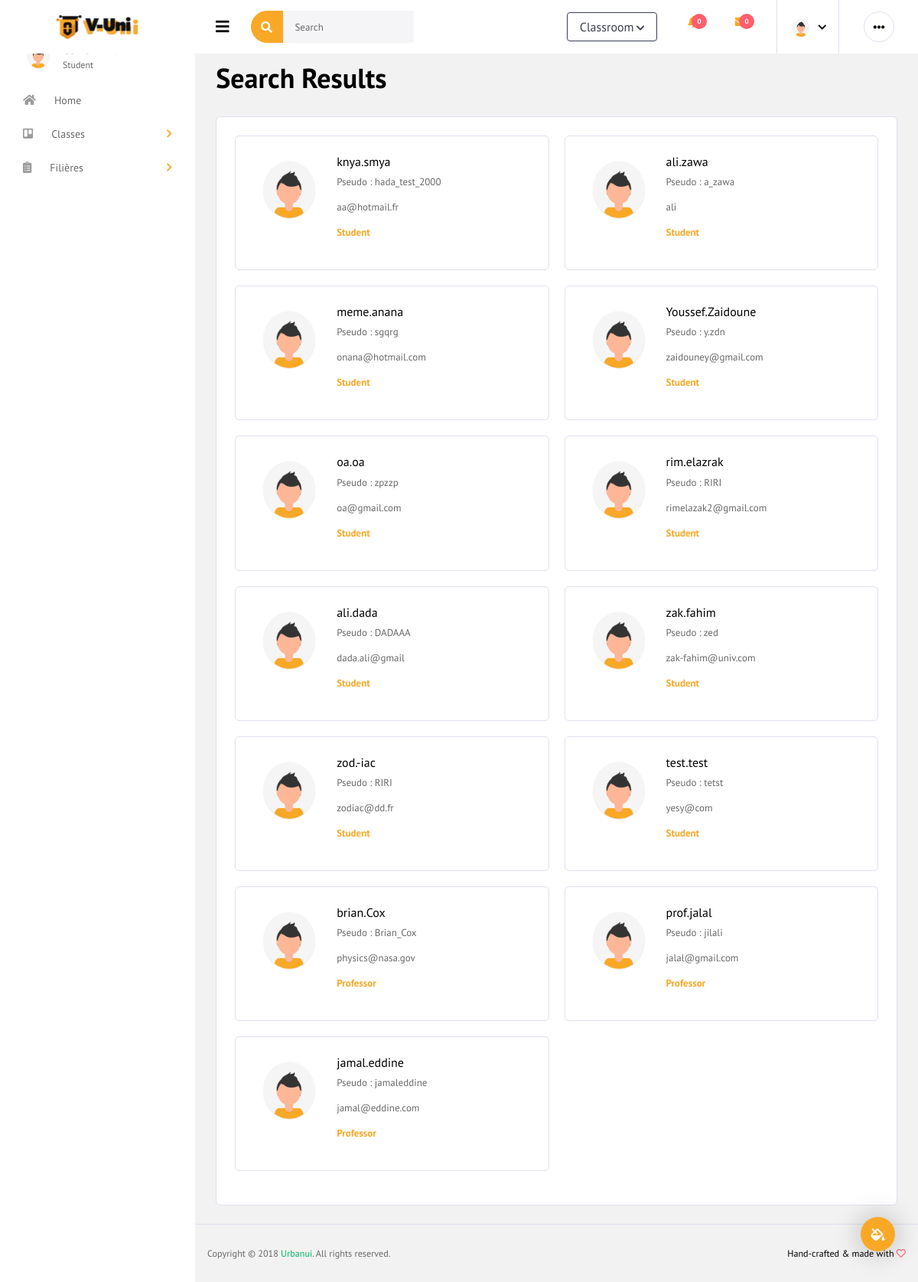
The page /account/search.php (signed in) on the database its author committed.
### tables this page shows
CREATE TABLE `membre` (
  `ID_MEMBRE` int(11) NOT NULL,
  `NOM` varchar(20) DEFAULT NULL,
  `PRENOM` varchar(20) DEFAULT NULL,
  `DATE_NAISSANCE` date DEFAULT NULL,
  `EMAIL` varchar(20) DEFAULT NULL,
  `PWD` varchar(20) DEFAULT NULL,
  `TELEPHONE` varchar(13) DEFAULT NULL,
  `NATIONALITE` varchar(30) DEFAULT NULL,
  `CIN` varchar(10) DEFAULT NULL,
  `PSEUDONYME` varchar(20) DEFAULT NULL,
  `role` varchar(3) NOT NULL,
  `etat` enum('I','C') NOT NULL DEFAULT 'I',         
  `photo` varchar(100) DEFAULT 'profile.png'
);

### account/search.php (the view, shortened to what this page needs)
    <!DOCTYPE html PUBLIC "-//W3C//DTD XHTML 1.0 Transitional//EN" "http://www.w3.org/TR/xhtml1/DTD/xhtml1-transitional.dtd">
<html xmlns="http://www.w3.org/1999/xhtml">
<!DOCTYPE html>
<html lang="en">
<head>
  <link rel="stylesheet" href="../assets/vendors/iconfonts/font-awesome/css/all.min.css">
  <link rel="stylesheet" href="../assets/vendors/css/vendor.bundle.base.css">
  <link rel="stylesheet" href="../assets/vendors/css/vendor.bundle.addons.css">
  <link rel="stylesheet" href="../assets/css/style.css">
</head>
<body class="boxed-layout">
  <div class="container-scroller">
    <?php include ('nav/nav_account.php') ?>
      <div class="main-panel" ><br><br><br>
        <div class="content-wrapper">
          <div class="page-header"> <h2>Search Results</h2></div>
          <div class="row">
            <div class="col-12">
              <div class="card">
                <div class="card-body">
                  <div class="row">
                    <?php
                      $query = $_GET['query'];
                      $req_search="SELECT * FROM membre WHERE (`Nom` LIKE '%".$query."%') OR (`Prenom` LIKE '%".$query."%' ) OR (`PSEUDONYME` LIKE '%".$query."%')";
                      $res_search=mysqli_query($mysqli, $req_search);
                      if ($res_search->num_rows>0){
                        while($results = mysqli_fetch_array($res_search)){
                            if($results[10]=='s'){
                              $role='Student';
                            }else $role="Professor";
                            echo "
                            <div class=\"col-md-6 grid-margin stretch-card\">
                              <div class=\"card\">
                                  <div class=\"card-body\">
                                      <div class=\"d-flex flex-row\">
                                          <img src=\"../assets/images/faces/$results[12]\" class=\"img-lg rounded\" alt=\"profile image\">
                                          <div class=\"ml-3\">
                                              <h6>$results[1].$results[2]</h6>
                                              <p class=\"text-muted\">Pseudo : $results[9]</p>
                                              <p class=\"text-muted\">$results[4]</p>
                                              <p class=\"mt-2 text-primary font-weight-bold\">$role</p>
                                          </div>
                                      </div>
                                  </div>
                              </div>
                          </div>
                          ";
                        }
                      }
                      else{
                          echo "No results";
                      }
                    ?>
                  </div>
                </div>
              </div>
            </div>
          </div>
        </div>
        <footer class="footer">
          <div class="d-sm-flex justify-content-center justify-content-sm-between">
            <span class="text-muted text-center text-sm-left d-block d-sm-inline-block">Copyright © 2018 <a href="https://www.urbanui.com/" target="_blank">Urbanui</a>. All rights reserved.</span>
            <span class="float-none float-sm-right d-block mt-1 mt-sm-0 text-center">Hand-crafted & made with <i class="far fa-heart text-danger"></i></span>
          </div>
        </footer>
      </div>
    </div>
  </div>
</body>
</html>

### account/nav/nav_account.php (shortened to what this page needs)
<?php
  $mysqli= new mysqli('127.0.0.1','root','','pfe');
  $mail=$_SESSION["mail"];
  $req_profile="SELECT * FROM MEMBRE WHERE EMAIL='$mail'";
  $res_profile=$mysqli->query($req_profile);
  while ($profile=$res_profile->fetch_assoc()){
    $photo="../assets/images/faces/".$profile['photo'];
  }
?>
<!DOCTYPE html>
<html lang="en">
<head>
  <link rel="stylesheet" href="../assets/vendors/iconfonts/font-awesome/css/all.min.css">
  <link rel="stylesheet" href="../assets/vendors/css/vendor.bundle.base.css">
  <link rel="stylesheet" href="../assets/vendors/css/vendor.bundle.addons.css">
  <link rel="stylesheet" href="../assets/css/style.css">
</head>
<body class="boxed-layout">
  <div class="container-scroller">
    <nav class="navbar col-lg-12 col-12 p-0 fixed-top d-flex flex-row default-layout-navbar">
      <div class="text-center navbar-brand-wrapper d-flex align-items-center justify-content-center">
        <a class="navbar-brand brand-logo" href="profile.php"><img src="../assets/images/V-logo.svg" alt="logo"/></a>
      </div>
      <div class="navbar-menu-wrapper d-flex align-items-stretch">
        <button class="navbar-toggler navbar-toggler align-self-center" type="button" data-toggle="minimize">
          <span class="fas fa-bars"></span>
        </button>
        <ul class="navbar-nav">
          <li class="nav-item nav-search d-none d-md-flex">
            <div class="nav-link"><form action="search.php" method="GET">
              <div class="input-group" >
                  <div class="input-group-prepend">
                    <button type="submit" class="btn btn-primary btn-rounded btn-icon">
                      <i class="fas fa-search"></i>
                    </button>
                  </div>
                  <input type="text" name="query" class="form-control" placeholder="  Search" aria-label="Search" style="background-color: #f5f5f7; padding:10px;">
              </div></form>
            </div>
          </li>
        </ul>
        <ul class="navbar-nav navbar-nav-right">
          <li class="nav-item dropdown d-none d-lg-flex">
            <div class="nav-link">
              <span class="dropdown-toggle btn btn-outline-dark" id="languageDropdown" data-toggle="dropdown">Classroom</span>
            </div>
          </li>
          <li class="nav-item dropdown">
            <a class="nav-link count-indicator dropdown-toggle" id="notificationDropdown" href="#" data-toggle="dropdown">
              <span class="count">0</span>
            </a>
          </li>
          <li class="nav-item dropdown">
            <a class="nav-link count-indicator dropdown-toggle" id="messageDropdown" href="#" data-toggle="dropdown" aria-expanded="false">
              <span class="count">0</span>
            </a>
          </li>
          <li class="nav-item nav-profile dropdown">
            <a class="nav-link dropdown-toggle" href="#" data-toggle="dropdown" id="profileDropdown">
            <img src="<?php echo $photo; ?>" alt="profile"/>            </a>
          </li>
          <li class="nav-item nav-settings d-none d-lg-block">
            <a class="nav-link" href="#">
              <i class="fas fa-ellipsis-h"></i>
            </a>
          </li>
        </ul>
      </div>
    </nav>
    <div class="container-fluid page-body-wrapper">
      <div class="theme-setting-wrapper">
        <div id="settings-trigger"><i class="fas fa-fill-drip"></i></div>
      </div>
      <nav class="sidebar sidebar-offcanvas" id="sidebar">
        <br><br>
        <ul class="nav">
          <li class="nav-item nav-profile">
            <div class="nav-link">
              <div class="profile-image">
                <img src="<?php echo $photo; ?>" alt="image"/>
              </div>
              <div class="profile-name">
                <p class="name">
                </p>
                <p class="designation">
                <?php  if ($role="s"){echo "Student";} else{echo "Professeur";}?>
                </p>
              </div>
            </div>
          </li>
          <li class="nav-item">
            <a class="nav-link" href="profile.php">
              <i class="fa fa-home menu-icon"></i>
              <span class="menu-title">Home</span>
            </a>
          </li>
          <li class="nav-item">
            <a class="nav-link" data-toggle="collapse" href="#page-layouts" aria-expanded="false" aria-controls="page-layouts">
              <i class="fab fa-trello menu-icon"></i>
              <span class="menu-title">Classes</span>
              <i class="menu-arrow"></i>
            </a>
          </li>
          <li class="nav-item">
            <a class="nav-link" data-toggle="collapse" href="#ui-advanced" aria-expanded="false" aria-controls="ui-advanced">
              <i class="fas fa-clipboard-list menu-icon"></i>
              <span class="menu-title">Filières</span>
              <i class="menu-arrow"></i>
            </a>
          </li>
        </ul>
      </nav>

### rows shown on the page
membre: photo (placeholder picture), NOM "brian", PRENOM "Cox", PSEUDONYME "Brian_Cox", EMAIL "physics@nasa.gov", role "Professor"
membre: photo (placeholder picture), NOM "knya", PRENOM "smya", PSEUDONYME "hada_test_2000", EMAIL "aa@hotmail.fr", role "Student"
membre: photo (placeholder picture), NOM "ali", PRENOM "zawa", PSEUDONYME "a_zawa", EMAIL "ali", role "Student"
membre: photo (placeholder picture), NOM "meme", PRENOM "anana", PSEUDONYME "sgqrg", EMAIL "onana@hotmail.com", role "Student"
membre: photo (placeholder picture), NOM "Youssef", PRENOM "Zaidoune", PSEUDONYME "y.zdn", EMAIL "zaidouney@gmail.com", role "Student"
membre: photo (placeholder picture), NOM "oa", PRENOM "oa", PSEUDONYME "zpzzp", EMAIL "oa@gmail.com", role "Student"
membre: photo (placeholder picture), NOM "rim", PRENOM "elazrak", PSEUDONYME "RIRI", EMAIL "rimelazak2@gmail.com", role "Student"
membre: photo (placeholder picture), NOM "ali", PRENOM "dada", PSEUDONYME "DADAAA", EMAIL "dada.ali@gmail", role "Student"
membre: photo (placeholder picture), NOM "zak", PRENOM "fahim", PSEUDONYME "zed", EMAIL "zak-fahim@univ.com", role "Student"
membre: photo (placeholder picture), NOM "zod", PRENOM "-iac", PSEUDONYME "RIRI", EMAIL "zodiac@dd.fr", role "Student"
membre: photo (placeholder picture), NOM "test", PRENOM "test", PSEUDONYME "tetst", EMAIL "yesy@com", role "Student"
membre: photo (placeholder picture), NOM "prof", PRENOM "jalal", PSEUDONYME "jilali", EMAIL "jalal@gmail.com", role "Professor"
membre: photo (placeholder picture), NOM "jamal", PRENOM "eddine", PSEUDONYME "jamaleddine", EMAIL "jamal@eddine.com", role "Professor"
